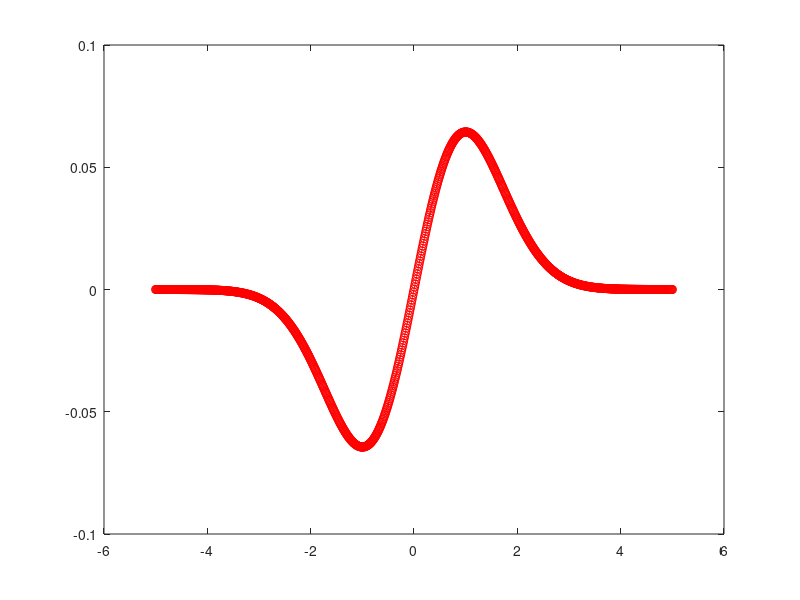
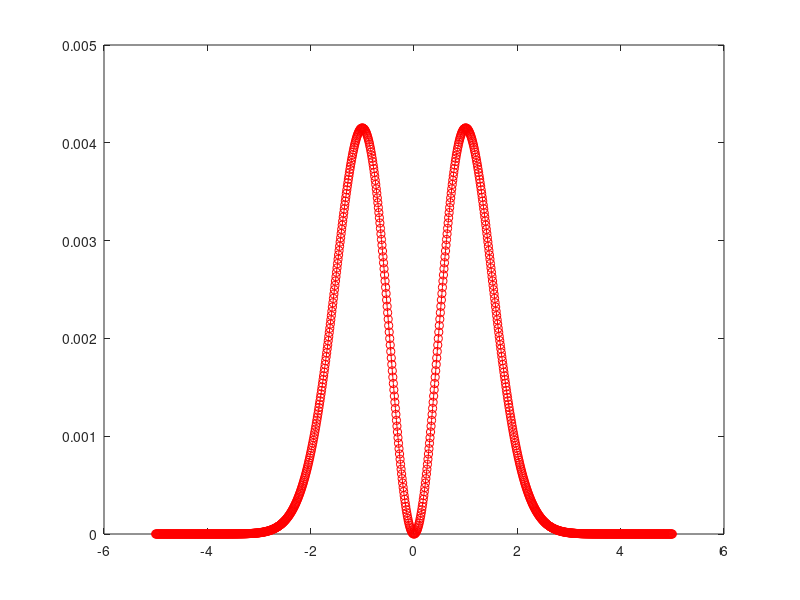

The MATLAB source for these figures, in order:
clear

h = 0.01;
x = -5:h:5;
m = length(x)

D = 2*eye(m);
D = D - diag(ones(m-1,1),+1);
D = D - diag(ones(m-1,1),-1);
D = 0.5*D/h^2;

V = 0.5*diag(x.^2);

A = D + V;

[vmat, emat] = eig(A);

plot(x, vmat(:,2), 'ro-')
disp(emat(2,2))
figure(2)
plot(x, vmat(:,2).^2, 'ro-')
